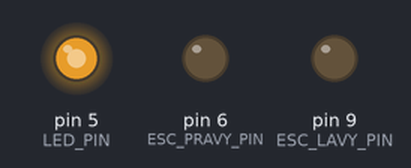
A sketch run on a simulated Arduino Uno, built with avr-gcc and run on an emulated ATmega328P. Shown: output pins drawn as LEDs (lit = HIGH). Pins used as bus, display or sensor lines are not drawn; what the sketch prints to the serial monitor is not drawn.

Above: at 0.1 s.
Timing chart, 0 to 1.6 s (numbered marks = the images above):
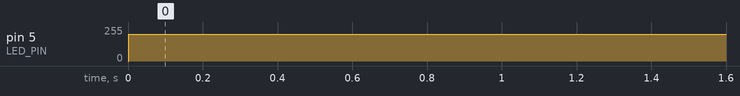

The sketch:

LedkyCezPPMFunguju.ino
```cpp
// ===============================================
// LED cez trojpolohový prepínač na CH6 (OFF/50%/ON)
// - PPM vstup: D3 (PPM SUM z prijímača)  [PPMReader indexuje kanály 1..N]
// - LED PWM:   D5 -> EN/DIM na LED driveri
// - Ostatné piny umlčané (ESC LOW, stepper EN HIGH)
// Knižnica: PPMReader (Library Manager)
// ===============================================

#include <PPMReader.h>

// ---------- PINY ----------
#define PPM_PIN           3      // PPM SUM z prijímača (D3)
#define POCET_KANALOV     8      // čítame do 8 kanálov
#define LED_PIN           5      // PWM výstup na EN/DIM LED drivera

// Bezpečné piny (nech nič inde "nekope")
#define ESC_LAVY_PIN      9
#define ESC_PRAVY_PIN     6
#define STEPPER_EN_PIN    8

// ---------- NASTAVENIA ----------
#define LED_AKTIVNA_LOGIKA_HIGH  true
// true  = väčší PWM -> viac svetla (bežné drivery)
// false = invertovaná logika (ak máš active-LOW driver)

// Prahy pre CH6 (µs). FS-i6 dáva zvyčajne cca 1000 / 1500 / 2000.
// Zvolíme rozumné pásma, aby to „necvakalo“ okolo stredu.
#define PRAH_OFF_MAX      1300   // <= 1300 µs = OFF
#define PRAH_MID_MIN      1301   // 1301..1700 µs = 50%
#define PRAH_MID_MAX      1700
// > 1700 µs = ON

// ---------- OBJEKTY ----------
PPMReader ppm(PPM_PIN, POCET_KANALOV);

// ---------- PREMENNÉ ----------
int ch6_mikrosekundy = 1500; // hodnota z CH6 (1000..2000 µs)
int jas_pwm           = 0;   // 0..255 pre PWM

void nastavBezpecneStavy() {
  // Stepper EN HIGH = vypnutý driver
  pinMode(STEPPER_EN_PIN, OUTPUT);
  digitalWrite(STEPPER_EN_PIN, HIGH);

  // ESC signály drž LOW (ESC nedostanú validný pulz)
  pinMode(ESC_LAVY_PIN, OUTPUT);  digitalWrite(ESC_LAVY_PIN, LOW);
  pinMode(ESC_PRAVY_PIN, OUTPUT); digitalWrite(ESC_PRAVY_PIN, LOW);

  // LED zhasnuté na štarte
  pinMode(LED_PIN, OUTPUT);
  analogWrite(LED_PIN, 0);
}

void setup() {
  Serial.begin(115200);     // voliteľné: na kontrolu
  nastavBezpecneStavy();
}

void loop() {
  // 1) Prečítaj CH6 (prepínač). PPMReader indexuje kanály od 1.
  ch6_mikrosekundy = ppm.latestValidChannelValue(6, 1500);

  // 2) Orez na 1000..2000 µs (pre istotu)
  if (ch6_mikrosekundy < 1000) ch6_mikrosekundy = 1000;
  if (ch6_mikrosekundy > 2000) ch6_mikrosekundy = 2000;

  // 3) Rozhodni podľa pásma: OFF / 50 % / ON
  if (ch6_mikrosekundy <= PRAH_OFF_MAX) {
    jas_pwm = 0;                   // OFF
  } else if (ch6_mikrosekundy <= PRAH_MID_MAX) {
    jas_pwm = 200;                 // 50 %
  } else {
    jas_pwm = 255;                 // ON (100 %)
  }

  // Invertuj, ak máš active-LOW driver
  if (!LED_AKTIVNA_LOGIKA_HIGH) {
    jas_pwm = 255 - jas_pwm;
  }

  // 4) Pošli PWM na LED driver
  analogWrite(LED_PIN, jas_pwm);

  // 5) (Voliteľné) Výpis pre kontrolu každých 500 ms
  static unsigned long poslednyVypis = 0;
  if (millis() - poslednyVypis > 500) {
    const char* stav =
      (jas_pwm == 0)   ? "OFF" :
      (jas_pwm == 128) ? "50%" : "ON";
    Serial.print("CH6 = "); Serial.print(ch6_mikrosekundy);
    Serial.print(" us  | LED = "); Serial.print(stav);
    Serial.print(" (PWM "); Serial.print(jas_pwm); Serial.println(")");
    poslednyVypis = millis();
  }

  delay(5);
}
```

Measured:
- by itself, pin 5 (LED_PIN): 0/255 → 200/255 at 0.00 s
